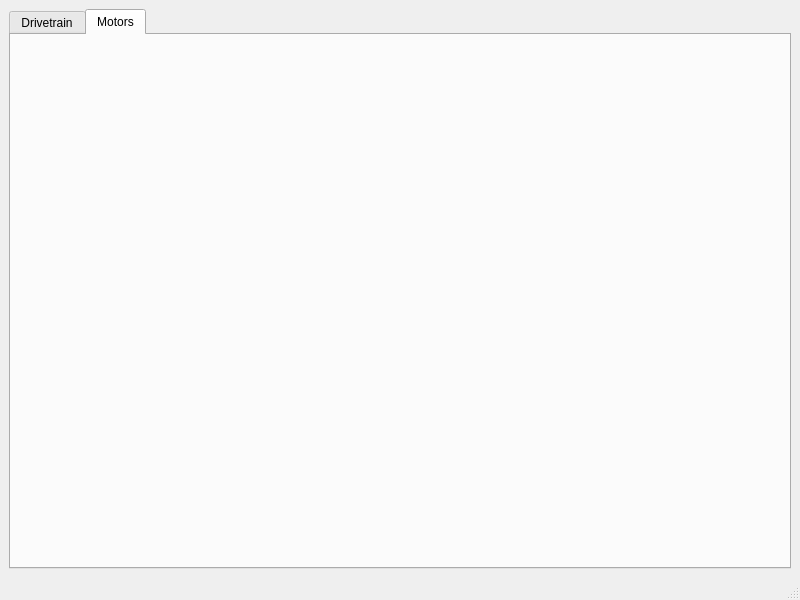
<?xml version="1.0" encoding="UTF-8"?>
<ui version="4.0">
 <class>MainWindow</class>
 <widget class="QMainWindow" name="MainWindow">
  <property name="geometry">
   <rect>
    <x>0</x>
    <y>0</y>
    <width>800</width>
    <height>600</height>
   </rect>
  </property>
  <property name="windowTitle">
   <string>MainWindow</string>
  </property>
  <widget class="QWidget" name="centralwidget">
   <layout class="QHBoxLayout" name="horizontalLayout">
    <item>
     <widget class="QTabWidget" name="tabWidget">
      <property name="currentIndex">
       <number>1</number>
      </property>
      <widget class="rip::gui::motorcalc::DrivetrainWidget" name="drivetrain">
       <attribute name="title">
        <string>Drivetrain</string>
       </attribute>
      </widget>
      <widget class="rip::gui::motorcalc::MotorSettingsWidget" name="motors">
       <attribute name="title">
        <string>Motors</string>
       </attribute>
      </widget>
     </widget>
    </item>
   </layout>
  </widget>
  <widget class="QMenuBar" name="menubar">
   <property name="geometry">
    <rect>
     <x>0</x>
     <y>0</y>
     <width>800</width>
     <height>22</height>
    </rect>
   </property>
  </widget>
  <widget class="QStatusBar" name="statusbar"/>
 </widget>
 <customwidgets>
  <customwidget>
   <class>rip::gui::motorcalc::DrivetrainWidget</class>
   <extends>QWidget</extends>
   <header>drivetrain_widget.hpp</header>
   <container>1</container>
  </customwidget>
  <customwidget>
   <class>rip::gui::motorcalc::MotorSettingsWidget</class>
   <extends>QWidget</extends>
   <header>motor_settings_widget.hpp</header>
   <container>1</container>
  </customwidget>
 </customwidgets>
 <resources/>
 <connections/>
</ui>
